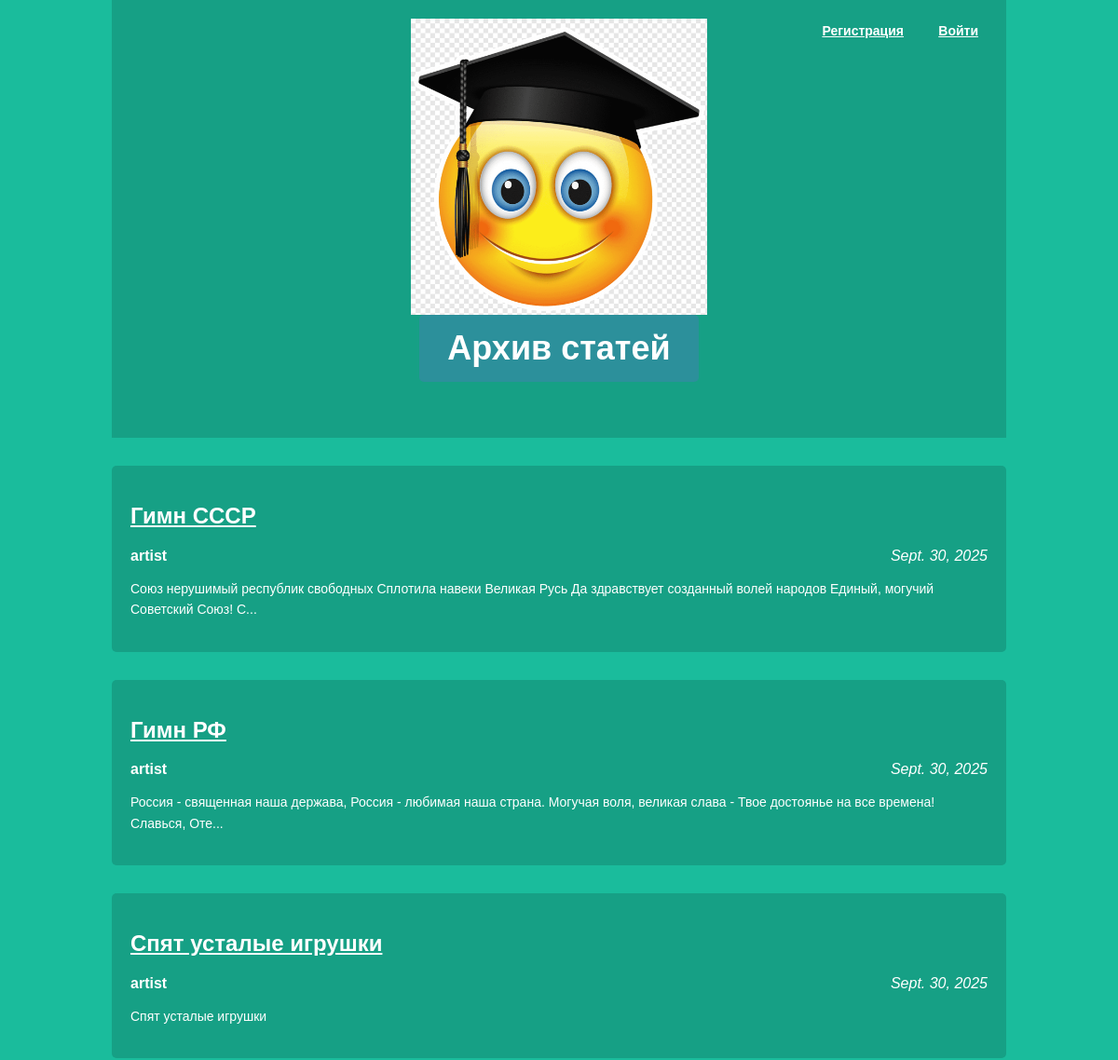
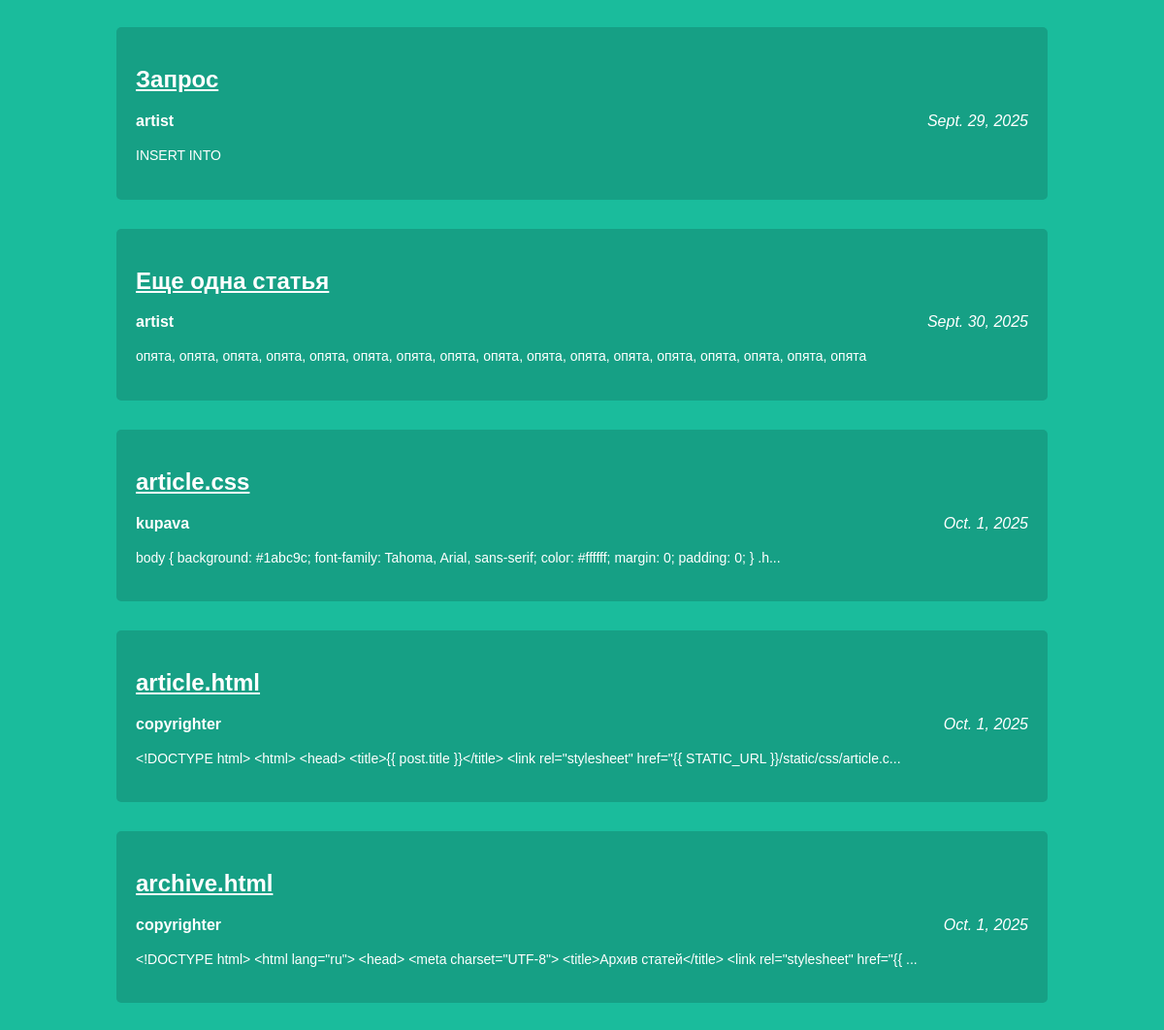
The page / on the database its author committed (2 pictures, top to bottom).
### articles/models.py (models this page shows, shortened)
class Article(models.Model):
    title = models.CharField(max_length=200)
    author = models.ForeignKey(User, on_delete=models.CASCADE)
    text = models.TextField()
    created_date = models.DateField(auto_now_add=True)
    def get_excerpt(self):
        return self.text[:140] + "..." if len(self.text) > 140 else self.text

### articles/views.py (the view)
# urls.py: path('', views.archive, name='archive'),
def archive(request):
    return render(request, 'archive.html', {"posts": Article.objects.all()})

### articles/templates/archive.html (shortened to what this page needs)
<!DOCTYPE html>
<html lang="ru">
<head>
    <link rel="stylesheet" href="{{ STATIC_URL }}/static/css/article.css">
</head>
<body class="archive">
    <div class="header">
        <img src="{{ STATIC_URL }}/static/example.png">
        <h1 class="page-title">Архив статей</h1>
        {% if user.is_authenticated %}
            <a href="{% url 'create_post' %}" class="create-post-link">Написать статью</a>
            <a href="{% url 'logout' %}" class="all-posts-link">Выйти ({{ user.username }})</a>
        {% else %}
            <a href="{% url 'login' %}" class="all-posts-link">Войти</a>
            <a href="{% url 'register' %}" class="all-posts-link" style="right: 100px;">Регистрация</a>
        {% endif %}
    </div>
    <div class="archive-content">
        {% for post in posts %}
        <div class="one-post">
            <h2 class="post-title">
                <a href="{% url 'get_article' article_id=post.id %}">
                    {{ post.title }}
                </a>
            </h2>
            <div class="article-info">
                <div class="article-author">{{ post.author.username }}</div>
                <div class="article-created-date">{{ post.created_date }}</div>
            </div>
            <p class="article-text">{{ post.get_excerpt }}</p>
        </div>
        {% endfor %}
    </div>
</body>
</html>

### articles/static/css/article.css (style rules this page uses)
body { background: #1abc9c; font-family: Tahoma, Arial, sans-serif; color: #ffffff; margin: 0; padding: 0; }
.header { text-align: center; margin-bottom: 30px; position: relative; background-color: #16a085; padding: 20px 0; }
.header img { display: block; width: 318px; margin-left: auto; margin-right: auto; }
.page-title { color: #ffffff; font-size: 36px; margin: 0 auto; padding: 15px 30px; background-color: #2c909b; display: inline-block; border-radius: 5px; }
.all-posts-link { position: absolute; top: 20px; right: 20px; color: #ffffff; text-decoration: underline; font-size: 14px; padding: 5px 10px; font-weight: bold; }
.archive { width: 960px; margin-left: auto; margin-right: auto; }
.archive h1 { text-align: center; font-size: 36px; margin-bottom: 40px; }
.one-post { background-color: #16a085; padding: 20px; margin-bottom: 30px; border-radius: 5px; }
.post-title a { color: #ffffff; text-decoration: underline; }
.article-info { overflow: hidden; margin-bottom: 15px; font-size: 16px; }
.article-author { width: 50%; float: left; font-weight: bold; }
.article-created-date { width: 50%; float: right; text-align: right; font-style: italic; }
.article-text { font-size: 14px; line-height: 1.6; }
.all-posts-link:nth-child(3) { right: 20px; }

### rows shown on the page
Article: title "Гимн СССР", author.username "artist", created_date "Sept. 30, 2025", get_excerpt "Союз нерушимый республик свободных Сплотила навеки Великая Русь Да здравствует созданный волей народов Единый, могучий Советский Союз! С..."
Article: title "Гимн РФ", author.username "artist", created_date "Sept. 30, 2025", get_excerpt "Россия - священная наша держава, Россия - любимая наша страна. Могучая воля, великая слава - Твое достоянье на все времена! Славься, Оте..."
Article: title "Спят усталые игрушки", author.username "artist", created_date "Sept. 30, 2025", get_excerpt "Спят усталые игрушки"
Article: title "Запрос", author.username "artist", created_date "Sept. 29, 2025", get_excerpt "INSERT INTO"
Article: title "Еще одна статья", author.username "artist", created_date "Sept. 30, 2025", get_excerpt "опята, опята, опята, опята, опята, опята, опята, опята, опята, опята, опята, опята, опята, опята, опята, опята, опята"
Article: title "article.css", author.username "kupava", created_date "Oct. 1, 2025", get_excerpt "body { background: #1abc9c; font-family: Tahoma, Arial, sans-serif; color: #ffffff; margin: 0; padding: 0; } .h..."
Article: title "article.html", author.username "copyrighter", created_date "Oct. 1, 2025", get_excerpt "<!DOCTYPE html> <html> <head> <title>{{ post.title }}</title> <link rel=\"stylesheet\" href=\"{{ STATIC_URL }}/static/css/article.c..."
Article: title "archive.html", author.username "copyrighter", created_date "Oct. 1, 2025", get_excerpt "<!DOCTYPE html> <html lang=\"ru\"> <head> <meta charset=\"UTF-8\"> <title>Архив статей</title> <link rel=\"stylesheet\" href=\"{{ ..."
